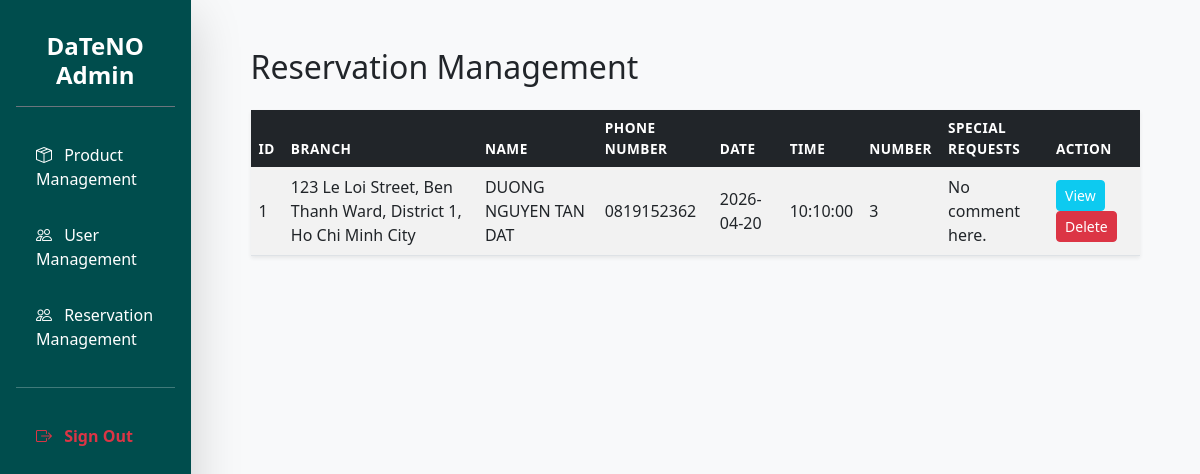
Screenshot of /public/index.php (signed in) with the database file from the repository.
### tables this page shows
CREATE TABLE `reservations` (
  `id` int NOT NULL AUTO_INCREMENT,
  `user_id` int DEFAULT NULL,
  `location_id` int NOT NULL,
  `customer_name` varchar(255) NOT NULL,
  `customer_phone` varchar(255) NOT NULL,
  `reservation_date` date NOT NULL,
  `reservation_time` time NOT NULL,
  `guest_count` tinyint NOT NULL DEFAULT '1',
  `special_requests` text,
  `status` enum('PENDING','CONFIRMED','COMPLETED','CANCELLED') DEFAULT 'PENDING',
  `created_at` timestamp NULL DEFAULT CURRENT_TIMESTAMP,
  `cancelled_at` timestamp NULL DEFAULT NULL,
  PRIMARY KEY (`id`),
  UNIQUE KEY `id` (`id`),
  KEY `fk_reservations_user_id_users` (`user_id`),
  KEY `fk_reservations_location_id_locations` (`location_id`),
  CONSTRAINT `fk_reservations_location_id_locations` FOREIGN KEY (`location_id`) REFERENCES `locations` (`id`) ON DELETE CASCADE,
  CONSTRAINT `fk_reservations_user_id_users` FOREIGN KEY (`user_id`) REFERENCES `users` (`id`) ON DELETE SET NULL
);

CREATE TABLE `locations` (
  `id` int NOT NULL AUTO_INCREMENT,
  `name` varchar(255) NOT NULL,
  `address` text NOT NULL,
  `url` text NOT NULL,
  PRIMARY KEY (`id`),
  UNIQUE KEY `id` (`id`)
);

### app/core/Database.php (called while the page is built, shortened)
<?php
class Database
{
    private static $instance = null;
    private $pdo;
    private function __construct()
    {
        $dsn = "mysql:host=" . DB_HOST . ";dbname=" . DB_NAME . ";charset=utf8mb4";
        $options = [
            PDO::ATTR_ERRMODE            => PDO::ERRMODE_EXCEPTION,
            PDO::ATTR_DEFAULT_FETCH_MODE => PDO::FETCH_ASSOC,
            PDO::ATTR_EMULATE_PREPARES   => false,
        ];
        try {
            $this->pdo = new PDO($dsn, DB_USER, DB_PASS, $options);
        } catch (PDOException $e) {
            throw new PDOException($e->getMessage(), (int)$e->getCode());
        }
    }
    public static function getInstance()
    {
        if (self::$instance === null) {
            self::$instance = new Database();
        }
        return self::$instance;
    }
    public function getConnection()
    {
        return $this->pdo;
    }
}

### app/modules/reservation/admin_reservation_controller.php (called while the page is built)
<?php
require_once ROOT_PATH . '/app/modules/reservation/reservation_service.php';
class AdminReservationController
{
    private $reservationService;
    public function __construct()
    {
        $this->reservationService = new ReservationService();
    }
    public function getAllReservationsForAdmin()
    {
        return $this->reservationService->getReservationForAdmin();
    }
}

### app/modules/reservation/reservation_service.php (called while the page is built, shortened)
<?php
require_once ROOT_PATH . '/app/modules/reservation/reservation_model.php';
class ReservationService
{
    private $reservationModel;
    public function __construct()
    {
        $this->reservationModel = new ReservationModel();
    }
    public function getReservationForAdmin()
    {
        return  $this->reservationModel->getReservationsForAdmin();
    }
}

### app/modules/reservation/reservation_model.php (called while the page is built, shortened)
<?php
require_once ROOT_PATH . '/app/core/Database.php';
class ReservationModel
{
    private $db;
    public function __construct()
    {
        $this->db = Database::getInstance()->getConnection();
    }
    public function getReservationsForAdmin()
    {
        try {
            $sql =
                "SELECT r.*, l.address AS branch_name
                FROM reservations r
                LEFT JOIN locations l ON r.location_id = l.id
                ORDER BY r.reservation_date DESC, r.reservation_time DESC";
            return $this->db->query($sql)->fetchAll();
        } catch (PDOException $e) {
            return [
                "succes" => false,
                "message" => $e->getMessage()
            ];
        }
    }
}

### app/modules/reservation/views/admin_reservations.php (the view)
<?php
require_once ROOT_PATH . '/app/modules/reservation/admin_reservation_controller.php';
$admin_reservation_controller = new AdminReservationController();
$reservations = $admin_reservation_controller->getAllReservationsForAdmin();
?>
<div class="container-fluid">
    <h2 class="mb-4">Reservation Management</h2>
    <table class="table table-striped bg-white shadow-sm align-middle">
        <thead class="table-dark">
            <tr>
                <th>ID</th>
                <th>Branch</th>
                <th>Name</th>
                <th>Phone Number</th>
                <th>Date</th>
                <th>Time</th>
                <th>Number</th>
                <th>Special requests</th>
                <th>Action</th>
            </tr>
        </thead>
        <tbody>
            <?php foreach ($reservations as $res): ?>
                <tr>
                    <td><?= $res['id'] ?></td>
                    <td><?= $res['branch_name'] ?></td>
                    <td><?= $res['customer_name'] ?></td>
                    <td><?= $res['customer_phone'] ?></td>
                    <td><?= $res['reservation_date'] ?></td>
                    <td><?= $res['reservation_time'] ?></td>
                    <td><?= $res['guest_count'] ?></td>
                    <td><?= $res['special_requests'] ?? 'No notes' ?></td>
                    <td>
                        <button class="btn btn-sm btn-info text-white">View</button>
                        <button class="btn btn-sm btn-danger">Delete</button>
                    </td>
                </tr>
            <?php endforeach; ?>
        </tbody>
    </table>
</div>

### public/css/admin/admin.css (style rules this page uses)
:root { --primary-orange: #ff7a00; --teal-dark: #004d4d; }
.table thead th { font-weight: 600; text-transform: uppercase; font-size: 0.85rem; letter-spacing: 0.5px; border: none; }

### rows the page displays
reservations: id "1", location.address "123 Le Loi Street, Ben Thanh Ward, District 1, Ho Chi Minh City", customer_name "DUONG NGUYEN TAN DAT", customer_phone "0819152362", reservation_date "2026-04-20", reservation_time "10:10:00", guest_count "3", special_requests "No comment here."
